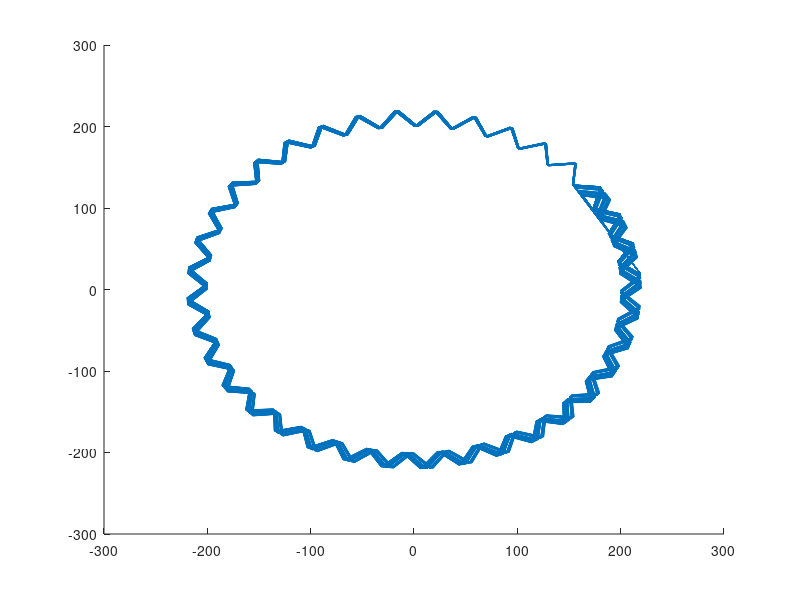

The MATLAB source for this figure: (Note: this script raises an error after producing the figure.)

data=csvread('output.csv')
reshape(data, [40,80,3])

data=data(:,1:2)

t=linspace(0,2*pi);

figure
hold on;
lines=plot(data(:,1),data(:,2));
lines.Color(4)=0.1;
plot(220*cos(t), 220*sin(t));
fill(200*cos(t), 200*sin(t),[0.4, 0.4, 0.4]);
hold off
axis([-250,250,-250,250])
axis square
print(gcf,'visual.png','-dpng','-r1000');


